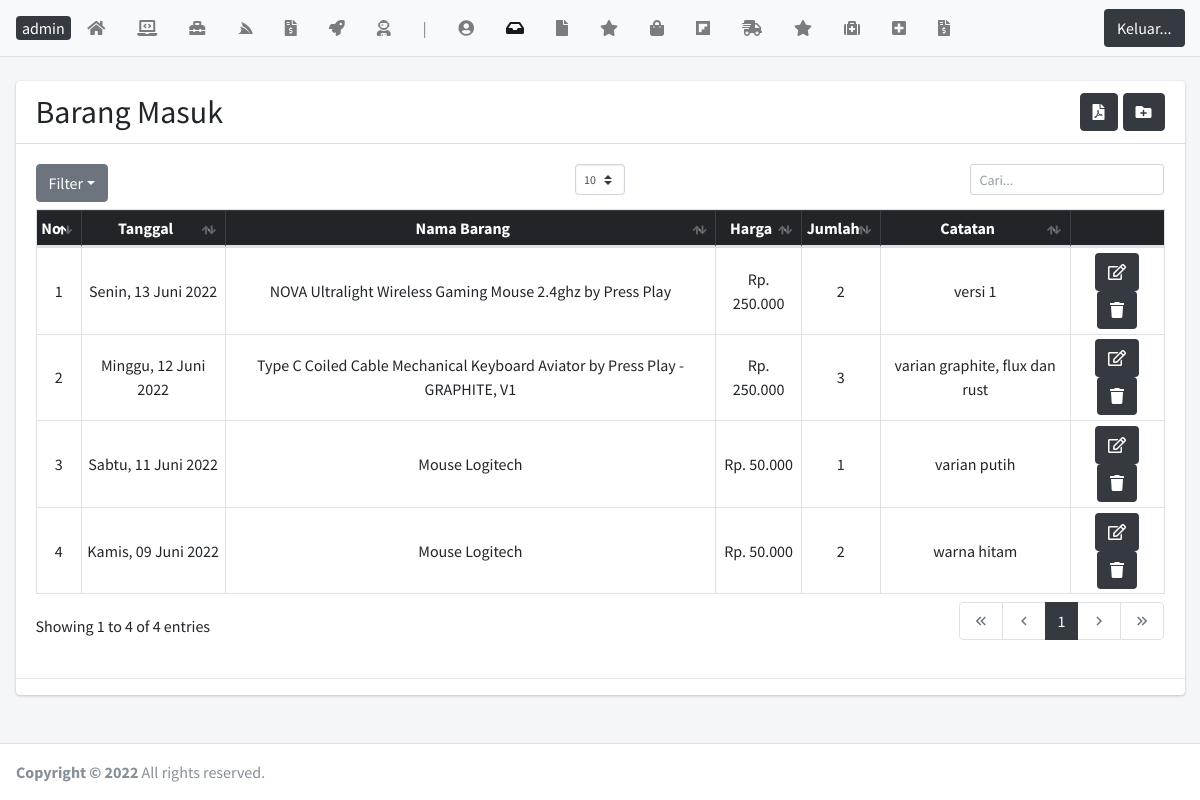
Page /laman/tanammasuk.php on the committed database.
### tables this page shows
CREATE TABLE `tanammasuk` (
  `idtanammasuk` int(5) NOT NULL,
  `idtanam` int(5) NOT NULL,
  `tgl` date NOT NULL,
  `jumlah` int(5) NOT NULL,
  `hargamasuk` float NOT NULL,
  `catatan` text NOT NULL
);

CREATE TABLE `tanam` (
  `idtanam` int(5) NOT NULL,
  `idsupplier` int(5) NOT NULL,
  `namatanam` varchar(80) NOT NULL,
  `kategori` varchar(30) NOT NULL,
  `modal` float NOT NULL,
  `harga` float NOT NULL,
  `deskripsi` text NOT NULL,
  `gambar` text NOT NULL,
  `stok` int(4) NOT NULL,
  `terjual` int(10) NOT NULL
);

### tgl_indo.php (called while the page is built, shortened)
<?php
    function haribulantahun($tanggalnya, $cetak_hari = false){
        $hari = array(
            1 => 'Senin','Selasa','Rabu','Kamis','Jumat','Sabtu','Minggu'
        );
        $bulan = array(
            1 => 'Januari','Februari','Maret','April','Mei','Juni','Juli','Agustus','September','Oktober','November','Desember'
        );
        $split = explode('-', $tanggalnya);
        $tglkutang = $split[2]. ' '. $bulan[ (int)$split[1] ] . ' '. $split[0];
        if($cetak_hari){
            $num = date('N', strtotime($tanggalnya));
            return $hari[$num] . ', ' . $tglkutang;
        }
        return $tglkutang;
    }
?>

### laman/tanammasuk.php (the view, shortened to what this page needs)
<?php require('headernya.php');  error_reporting(0); ?>
  <div class="content-wrapper">
    <br>
    <section class="content">
      <div class="container-fluid">
        <div class="row">
          <div class="col-12">
            <div class="card">
              <div class="card-header">
                <h2 style="display:inline;">Barang Masuk</h2>
                <button style="float: right;margin-left: 5px" class="btn btn-dark" type="button" data-toggle="tooltip" data-placement="bottom" title="Tambah"><a href="tanammasuk_input.php" class="text-white"><i class="fas fa-folder-plus"></i></a>
                </button>
                <button style="float: right" class="btn btn-dark" type="button" data-toggle="modal" data-target="#modal-sm" title="Cetak"><i class="fas fa-file-pdf"></i></button>
              </div>
              <div class="card-body">
                <table id="dataTables" class="table table-bordered table-hover table-sm">
                  <thead class="table-dark">
                    <tr class="text-center">
                        <th>No</th>
                        <th>Tanggal</th>
                        <th>Nama Barang</th>
                        <th>Harga</th>
                        <th>Jumlah</th>
                        <th>Catatan</th>
                        <th class="hide"></th>
                    </tr>
                  </thead>
                  <tbody>
                    <?php
                      $no = 1;
                      $query = mysqli_query($kon, "SELECT * FROM tanammasuk INNER JOIN tanam ON tanammasuk.idtanam = tanam.idtanam ORDER BY tgl DESC");
                      while($data = mysqli_fetch_array($query)){
                        ?>
                          <tr class="text-center">
                          <td><?= $no++ ?></td>
                          <td><?= haribulantahun($data['tgl'],true)?></td>
                          <td><?= $data['namatanam'] ?></td>
                          <td>Rp. <?= number_format($data['hargamasuk'],0,',','.') ?> </td>
                          <td><?= $data['jumlah'] ?></td>
                          <td><?= $data['catatan'] ?></td>
                          <td>
                            <button class="btn bg-dark" type="button"><a href="tanammasuk_edit.php?idtanammasuk=<?= $data['idtanammasuk'] ?>" class="text-white"><i class="far fa-edit"></i></a></button>
                            <button class="btn bg-dark" onclick="yakin = confirm('Apakah Kamu yakin ingin Menghapus?'); if(yakin){ window.location = 'hapus.php?idtanammasuk=<?= $data['idtanammasuk'] ?>';
                              }" type="button"><i class="fas fa-trash"></i></button>
                          </td>
                        <?php
                      }
                    ?>
                  </tbody>
                </table>
              </div>
              <hr>
            </div>
          </div>
        </div>
      </div>
    </section>
  </div>
<?php require('footernya.php') ?>

### rows in the picture
tanammasuk: tgl "Senin, 13 Juni 2022", idtanam.namatanam "NOVA Ultralight Wireless Gaming Mouse 2.4ghz by Press Play", hargamasuk "250.000", jumlah "2", catatan "versi 1"
tanammasuk: tgl "Minggu, 12 Juni 2022", idtanam.namatanam "Type C Coiled Cable Mechanical Keyboard Aviator by Press Play - GRAPHITE, V1", hargamasuk "250.000", jumlah "3", catatan "varian graphite, flux dan rust"
tanammasuk: tgl "Sabtu, 11 Juni 2022", idtanam.namatanam "Mouse Logitech", hargamasuk "50.000", jumlah "1", catatan "varian putih"
tanammasuk: tgl "Kamis, 09 Juni 2022", idtanam.namatanam "Mouse Logitech", hargamasuk "50.000", jumlah "2", catatan "warna hitam"
